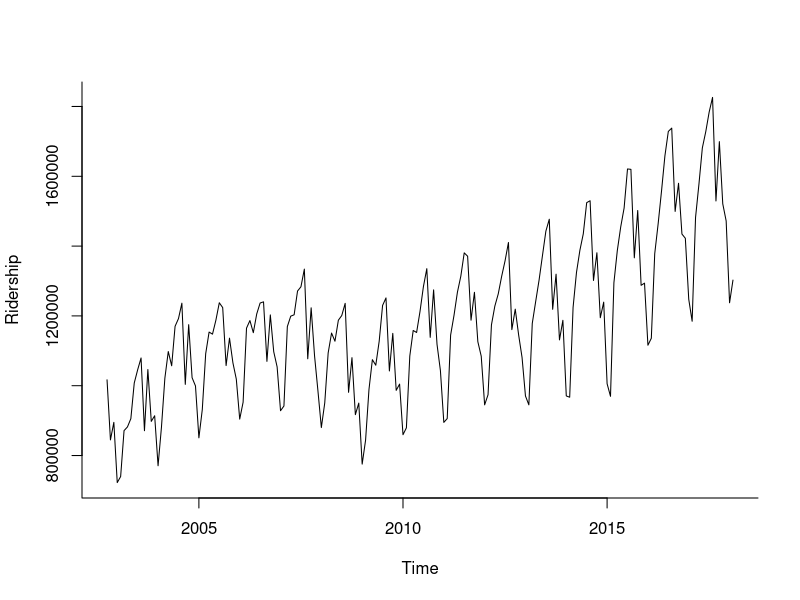

This chart was generated by the following R code: (Note: this script raises an error after producing the figure.)
# Estimate quadratic trend model to data
# More comonig on this technology
library(forecast)
logan.data <- read.csv("LoganPassengers.csv")
logan.data <- logan.data[logan.data$total<5000000,]
logan.ts <- ts(logan.data$total,start=c(2002,10), freq=12)
# fit linear trend
atrlogan.lm <- tslm(logan.ts ~ trend )
# fit linear trend and quadratic trend
# logan.lm <- tslm(logan.ts ~ trend + I(trend^2) )
# logan.lm <- tslm(logan.ts ~ trend + I(trend^2) + I(trend^3) )
# set up multiple plots
par(mfrow=c(1,1))
plot(logan.ts,xlab="Time",ylab="Ridership",bty="l")
lines(logan.lm$fitted,lwd = 2)
grid()
# Extra stuff for zoom plot too
# ridership.ts.zoom <- window(ridership.ts,start=c(1997,1),end=c(2000,12))
# plot(ridership.ts.zoom,xlab="Time",ylab="Ridership",ylim=c(1300,2300),bty="l")